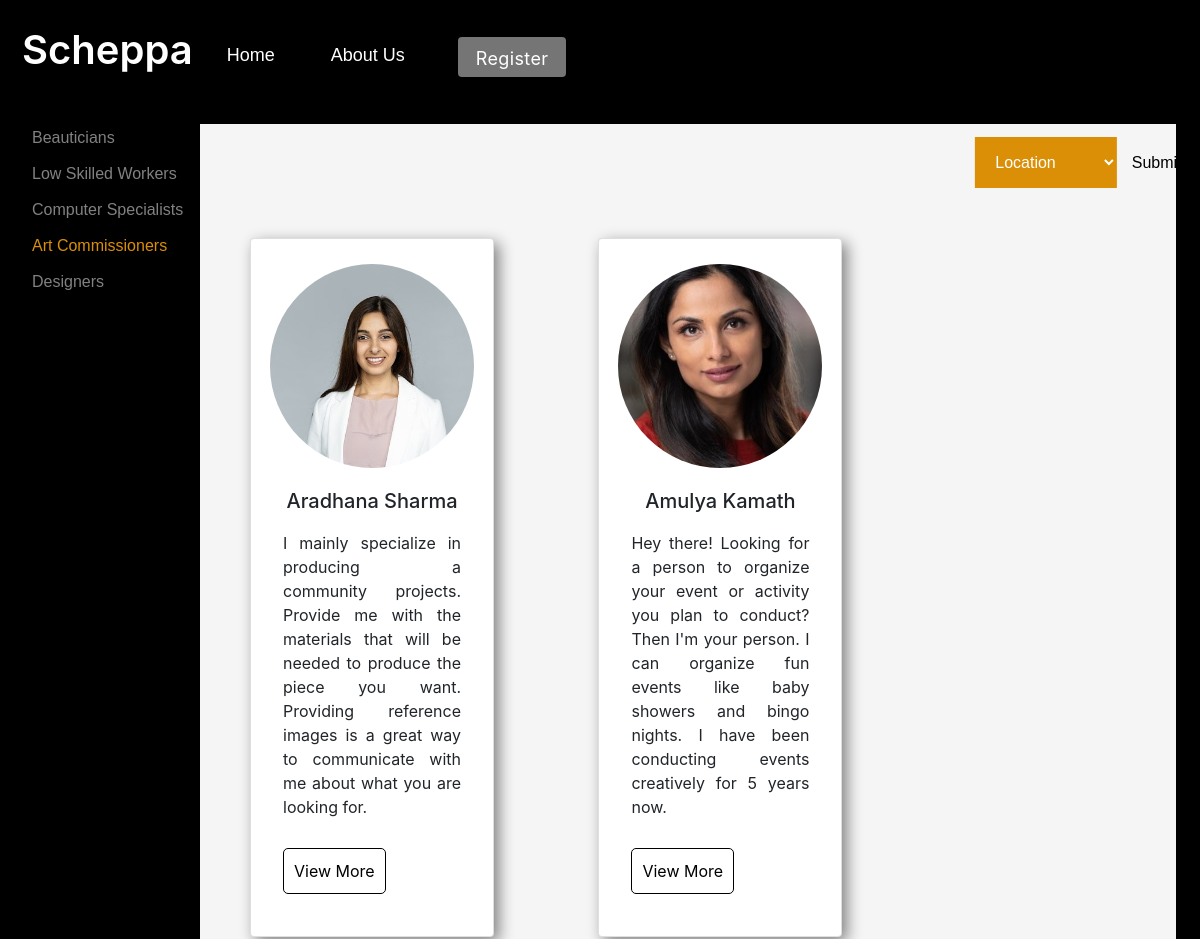
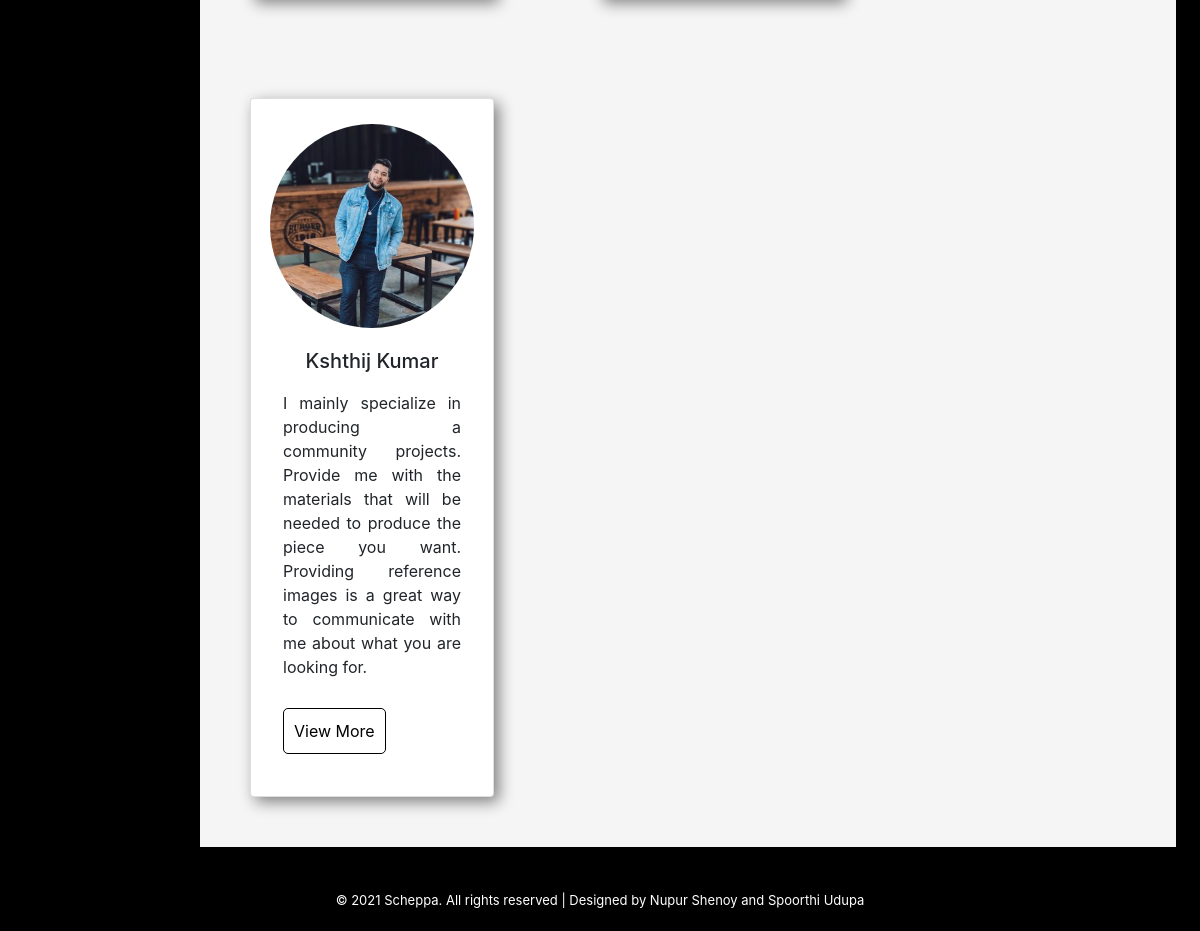
Page /artcomm.php on the committed database (2 pictures, top to bottom).
### tables this page shows
CREATE TABLE `schepparegistration1` (
  `id` int(11) NOT NULL,
  `fname` varchar(30) NOT NULL,
  `lname` varchar(30) NOT NULL,
  `gender` enum('ch1','ch2') NOT NULL,
  `email` varchar(30) NOT NULL,
  `password` varchar(20) NOT NULL,
  `confpass` varchar(20) NOT NULL,
  `prof` varchar(20) NOT NULL,
  `loc` varchar(20) NOT NULL,
  `dob` date NOT NULL,
  `phno` bigint(10) NOT NULL,
  `descp` varchar(1000) NOT NULL,
  `services` varchar(1000) NOT NULL,
  `years` int(11) NOT NULL,
  `photo` varchar(500) NOT NULL DEFAULT 'default.jpg'
);

### artcomm.php (the view, shortened to what this page needs)
<?php
include "dbcon.php";
?>
<!DOCTYPE html>
<html>
<head>
</head>
<link href="https://cdn.jsdelivr.net/npm/bootstrap@5.1.2/dist/css/bootstrap.min.css" rel="stylesheet">
<body>
    <?php include("header.php") ?>
    <div class="main">
        <div class="sidenav">
            <a href="beauticians.php">Beauticians</a>
            <a href="lowskill.php">Low Skilled Workers</a>
            <a href="compspl.php">Computer Specialists</a>
            <a href="artcomm.php" style="color: rgb(218, 143, 6);">Art Commissioners</a>
            <a href="designers.php">Designers</a>
        </div>
        <section style="background-color:whitesmoke; background-size: cover;">
            <form name="search_form" method="post" action="artcomm.php">
                <?php include("location.php") ?>
                <?php
                $query = "select * from schepparegistration1 where prof='Art Commissioner'";
                $r = mysqli_query($conn, $query);
                if ($r->num_rows > 0) {
                    while ($row = mysqli_fetch_assoc($r)) {
                        $id = $row['id'];
                        $fname = $row['fname'];
                        $lname = $row['lname'];
                        $descp = $row['descp'];
                        $photo = $row['photo'];
                ?>
                        <div class="card">
                            <img class="card-img-top" src="<?php echo 'image/' . $photo; ?>">
                            <div class="card-body">
                                <div class="title">
                                    <h1> <?php echo $fname . " " . $lname; ?>
                                    </h1>
                                </div>
                                <div class="des">
                                    <p><?php echo $descp; ?> </p>
                                    <button><a href="profileview.php?id=<?php echo $id ?>">View More</a></button>
                                </div>
                            </div>
                        </div>
                <?php
                    }
                } else {
                    echo " <script>alert('No data found');</script>";
                    echo ("<script>location.href='artcomm.php'</script>");
                }
                ?>
    </div>
</body>
<?php include("footer.php") ?>
</html>

### service.css (style rules this page uses)
* { margin: 0px; padding: 0px; }
body { font-family: arial; justify-content: center; background: black; }
.main { margin: 2%; }
.card { display: grid; grid-template-columns: 300px; grid-template-rows: 210px 210px 80px; width: 25%; display: inline-block; box-shadow: 5px 5px 15px grey; margin: 2%; text-align: center; margin: 50px; background: white; }
.card-img-top { width: 17vw; background-size: cover; background-color: white; margin: 0; border-radius: 100%; height: 17vw; margin-top: 25px; }
.title { text-align: center; padding: 0px; grid-area: text; margin: 5px; background: white; font-family: -apple-system, BlinkMacSystemFont, 'Segoe UI', Roboto, Oxygen, Ubuntu, Cantarell, 'Open Sans', 'Helvetica Neue', sans-serif; }
h1 { font-size: 20px; background-color: white; font-family: -apple-system, BlinkMacSystemFont, 'Segoe UI', Roboto, Oxygen, Ubuntu, Cantarell, 'Open Sans', 'Helvetica Neue', sans-serif; }
.des { padding: 1px; text-align: justify; margin-left: 15px; margin-right: 15px; margin-bottom: 15px; padding-top: 10px; background-color: white; font-family: -apple-system, BlinkMacSystemFont, 'Segoe UI', Roboto, Oxygen, Ubuntu, Cantarell, 'Open Sans', 'Helvetica Neue', sans-serif; }
button { margin-top: 13px; margin-bottom: 10px; background-color: white; border: 1px solid black; border-radius: 5px; padding: 10px; }
button a { color: black; text-decoration: none; padding-top:20px; padding-bottom: 20px; }
p { background-color: white; }
h1 { background-color: white; }
html, body { margin: 0; padding: 0; }
.sidenav { height: 100%; width: 200px; position: fixed; z-index: 1; top: 100px; left: 0; background-color: black; overflow-x: hidden; padding-top: 20px; }
.sidenav a { padding: 6px 6px 6px 32px; text-decoration: none; font-size: 16px; color: #818181; display: block; }
.main { margin-left: 200px; }

### rows in the picture
schepparegistration1: photo (picture), fname "Aradhana", lname "Sharma", descp "I mainly specialize in producing a community projects. Provide me with the materials that will be needed to produce the piece you want. Providing reference images is a great way to communicate with me about what you are looking for."
schepparegistration1: photo (picture), fname "Amulya", lname "Kamath", descp "Hey there! Looking for a person to organize your event or activity you plan to conduct? Then I'm your person. I can organize fun events like baby showers and bingo nights. I have been conducting events creatively for 5 years now."
schepparegistration1: photo (picture), fname "Kshthij", lname "Kumar", descp "I mainly specialize in producing a community projects. Provide me with the materials that will be needed to produce the piece you want. Providing reference images is a great way to communicate with me about what you are looking for."
